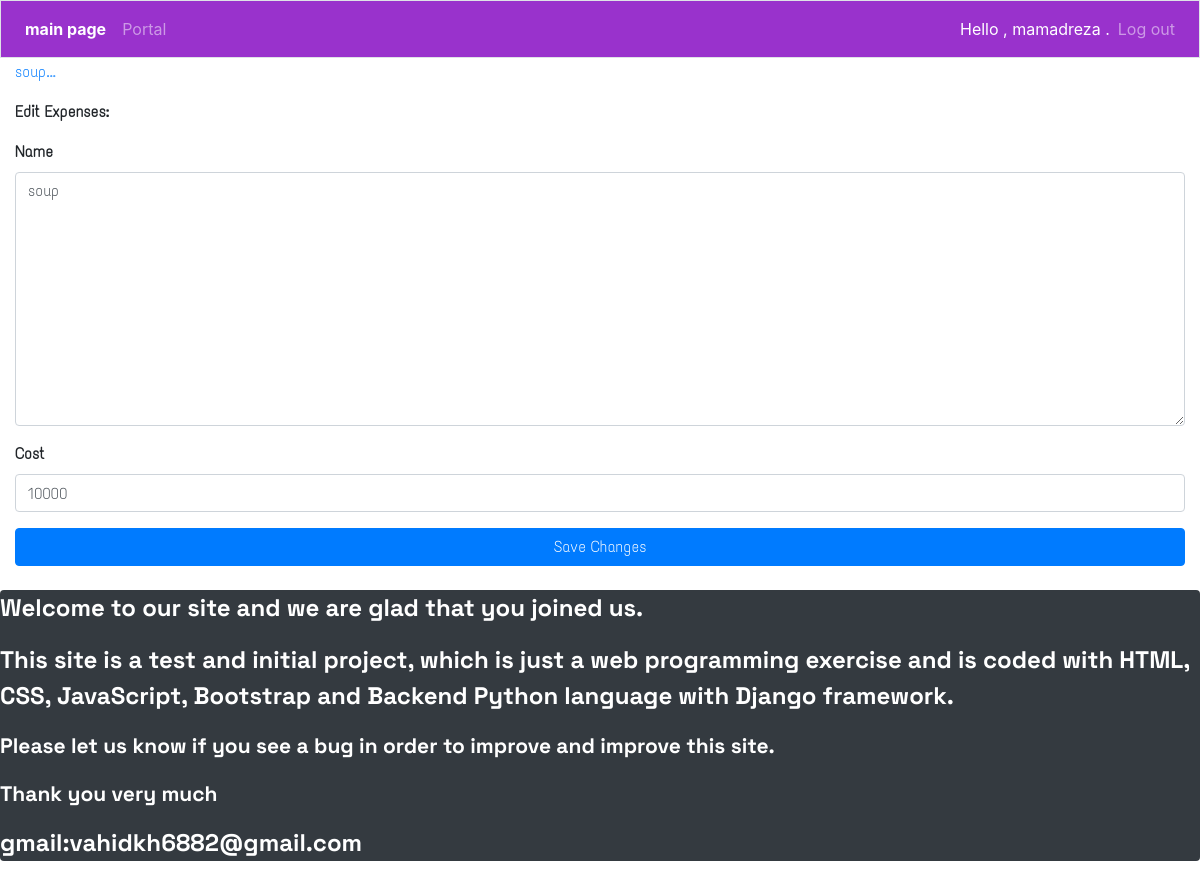
The page /edit_expenses/18/ (signed in) on the database its author committed.
### app1/models.py (models this page shows)
class Expenses(models.Model):
    person=models.ForeignKey(User, on_delete = models.CASCADE)
    name=models.TextField()
    cost=models.IntegerField()
    date_added = models.DateTimeField(auto_now_add=True)
    class Meta :
        verbose_name_plural='expenses'
    def __str__(self):
        return f"{self.name[:50]}..."

### app1/views.py (the view, shortened to what this page needs)
# urls.py: path('edit_expenses/<int:entry_id>/',views.edit_expenses,name='edit_expenses'),
@login_required
def edit_expenses(request,entry_id):
    persons=Person.objects.filter(captain=request.user)
    expenses=Expenses.objects.get(id=entry_id)
    number=Person.objects.filter(captain=request.user).count()
    if request.method != 'POST' :
        form = ExpensesForm(instance=expenses)
    context={'expenses':expenses,'form':form}
    return render(request,'app1/edit_expenses.html',context)

### app1/forms.py
class ExpensesForm(forms.ModelForm):
    class Meta :
        model=Expenses
        fields=['name','cost']
        labels={'text':''}
        widgets={'text':forms.Textarea(attrs={'cols':80})}

### app1/templates/app1/edit_expenses.html (shortened to what this page needs)
{% extends "app1/base.html" %}
{% load bootstrap4 %}
{% block content %}
<p><a href="{% url 'app1:expenses' %}" >{{expenses}}</a></p>
<p class="font-weight-bolder">Edit Expenses: </p>
<form action="{% url 'app1:edit_expenses' expenses.id %}" method="post" class="form font-weight-bolder">
    {% bootstrap_form form %}
    {% buttons %}
    <button class="btn btn-primary btn-block text-center" name="submit">Save Changes</button>
    {% endbuttons %}
</form>
{% endblock content %}

### app1/templates/app1/base.html (shortened to what this page needs)
{% load bootstrap4 %}
{% load static %}
<!doctype html>
<html lang="en">
   <head>
      <link rel="stylesheet" href="{% static 'style.css' %}" type="text/css">
      {% bootstrap_css %}
   </head>
   <body>
       <nav class="navbar navbar-expand-md navbar-dark mb-1 border fixed-top" style="background-color:	#9932CC;">
         <ul class="navbar-nav">
            <li class="nav-item">
               <a class="nav-link font-weight-bold text-white" href="{% url 'app1:index' %}">main page</a>
            </li>
         </ul>
         <div id="navbarCollapse" class="collapse navbar-collapse">
            <ul class="navbar-nav mr-auto">
               <li class="nav-item">
                  <a class="nav-link" href="{% url 'app1:person' %}">Portal</a>
               </li>
            </ul>
            <ul class="navbar-nav ml-auto">
               {% if user.is_authenticated %}
                  <li class="nav-item">
                     <span class="navbar-text text-white">Hello , {{user.username}} .</span>
                  </li>
                  <li class="nav-item">
                     <a class="nav-link" href="{% url 'users:logout' %}">Log out</a>
                  </li>
               {% endif %}
            </ul>
         </div>
       </nav>
       <main role="main" class="container-fluid sizemax mt-5 mb-4" >
         <div class="pb-2 mb-1">
         </div>
         <div style="font-family:eng2;">
            {% block content %}{% endblock content %}
         </div>
       </main>
       <div class="bg-dark rounded text-white lead strong" style="font-family:eng5;font-size:2vw;bottom:0;">
         <p>Welcome to our site and we are glad that you joined us.</p>
         <p >This site is a test and initial project, which is just a web programming exercise and is coded with HTML,
             CSS, JavaScript, Bootstrap and Backend Python language with Django framework. </p>
         <p class="small">Please let us know if you see a bug in order to improve and improve this site.</p>
         <p class="small">Thank you very much</p>
         <p>gmail:vahidkh6882@gmail.com</p>
       </div>
   </body>
</html>

### rows shown on the page
Expenses: name "soup...", name "soup", cost "10000"

### other values the page prints
{{ user.username }} "mamadreza"
